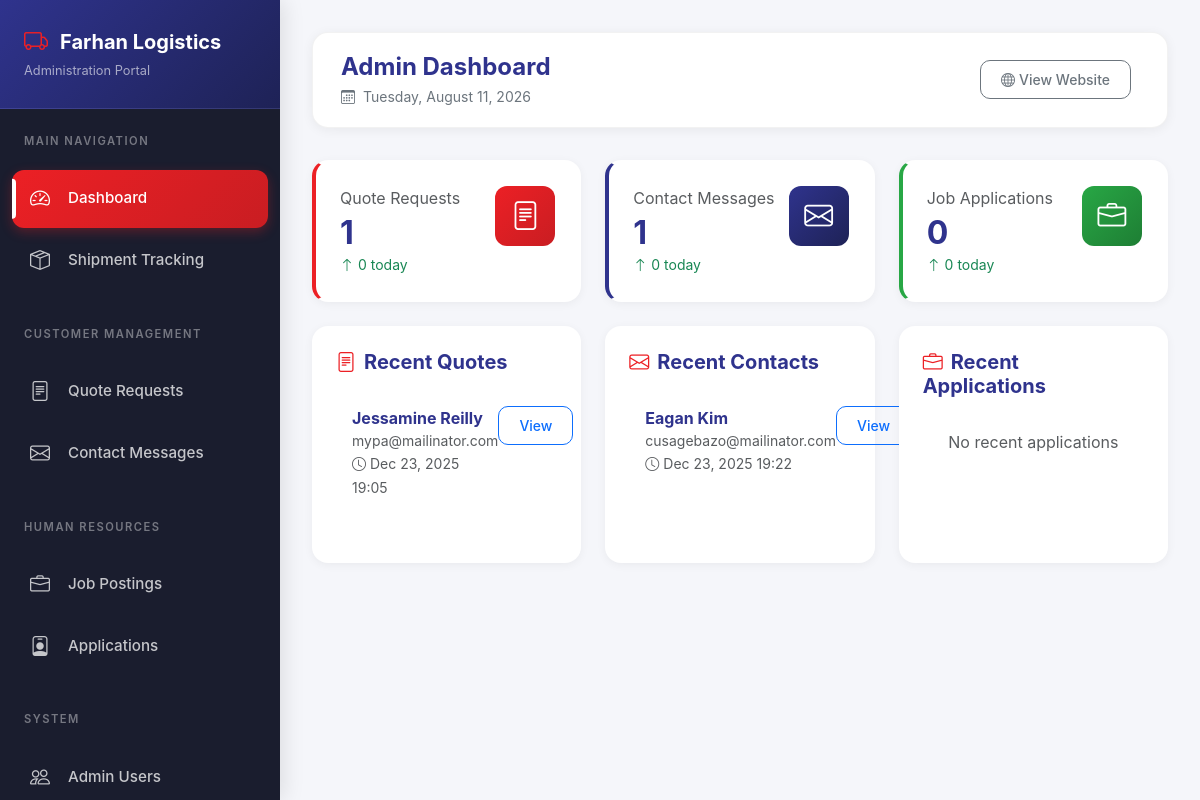
The app's page /admin/dashboard (signed in) with its own data.
### tables this page shows
CREATE TABLE `quote_requests` (
  `id` int UNSIGNED NOT NULL,
  `name` varchar(100) NOT NULL,
  `email` varchar(100) NOT NULL,
  `phone` varchar(20) NOT NULL,
  `company` varchar(100) DEFAULT NULL,
  `service_type` varchar(100) NOT NULL,
  `cargo_type` varchar(100) DEFAULT NULL,
  `origin` varchar(100) NOT NULL,
  `destination` varchar(100) NOT NULL,
  `weight` varchar(50) DEFAULT NULL,
  `dimensions` varchar(100) DEFAULT NULL,
  `shipment_date` date DEFAULT NULL,
  `additional_details` text,
  `ip_address` varchar(45) DEFAULT NULL,
  `user_agent` varchar(255) DEFAULT NULL,
  `status` enum('pending','quoted','accepted','rejected','completed') DEFAULT 'pending',
  `created_at` timestamp NULL DEFAULT CURRENT_TIMESTAMP,
  `updated_at` timestamp NULL DEFAULT CURRENT_TIMESTAMP ON UPDATE CURRENT_TIMESTAMP
);

CREATE TABLE `contact_submissions` (
  `id` int UNSIGNED NOT NULL,
  `name` varchar(100) NOT NULL,
  `email` varchar(100) NOT NULL,
  `phone` varchar(20) DEFAULT NULL,
  `company` varchar(100) DEFAULT NULL,
  `subject` varchar(200) NOT NULL,
  `message` text NOT NULL,
  `ip_address` varchar(45) DEFAULT NULL,
  `user_agent` varchar(255) DEFAULT NULL,
  `status` enum('new','read','replied','archived') DEFAULT 'new',
  `created_at` timestamp NULL DEFAULT CURRENT_TIMESTAMP,
  `updated_at` timestamp NULL DEFAULT CURRENT_TIMESTAMP ON UPDATE CURRENT_TIMESTAMP
);

### public_html/admin/dashboard.php (the view, shortened to what this page needs)
<?php
require_once dirname(__DIR__) . '/config/db.php';
$stats = [
    'quotes' => 0,
    'contacts' => 0,
    'careers' => 0,
    'today_quotes' => 0,
    'today_contacts' => 0,
    'today_careers' => 0,
];
try {
    $stmt = $pdo->query("SELECT COUNT(*) FROM quote_requests");
    $stats['quotes'] = $stmt->fetchColumn();
    $stmt = $pdo->query("SELECT COUNT(*) FROM contact_submissions");
    $stats['contacts'] = $stmt->fetchColumn();
    $stmt = $pdo->query("SELECT COUNT(*) FROM career_applications");
    $stats['careers'] = $stmt->fetchColumn();
    $stmt = $pdo->query("SELECT COUNT(*) FROM quote_requests WHERE DATE(created_at) = CURDATE()");
    $stats['today_quotes'] = $stmt->fetchColumn();
    $stmt = $pdo->query("SELECT COUNT(*) FROM contact_submissions WHERE DATE(created_at) = CURDATE()");
    $stats['today_contacts'] = $stmt->fetchColumn();
    $stmt = $pdo->query("SELECT COUNT(*) FROM career_applications WHERE DATE(created_at) = CURDATE()");
    $stats['today_careers'] = $stmt->fetchColumn();
    $recent_quotes = $pdo->query("SELECT id, name, email, created_at FROM quote_requests ORDER BY created_at DESC LIMIT 5")->fetchAll();
    $recent_contacts = $pdo->query("SELECT id, name, email, created_at FROM contact_submissions ORDER BY created_at DESC LIMIT 5")->fetchAll();
    $recent_careers = $pdo->query("SELECT id, first_name, last_name, email, position, created_at FROM career_applications ORDER BY created_at DESC LIMIT 5")->fetchAll();
} catch (PDOException $e) {
    $error = "Database error: " . $e->getMessage();
}
require_once __DIR__ . '/includes/header.php';
?>
<div class="row g-4 mb-4">
            <div class="col-lg-4 col-md-6">
                <div class="stat-card red">
                    <div class="d-flex justify-content-between align-items-start">
                        <div>
                            <p class="text-muted mb-1">Quote Requests</p>
                            <h2 class="mb-0" style="color: var(--primary-navy); font-weight: 700;"><?php echo $stats['quotes']; ?></h2>
                            <small class="text-success"><i class="bi bi-arrow-up"></i> <?php echo $stats['today_quotes']; ?> today</small>
                        </div>
                        <div class="stat-icon" style="background: linear-gradient(135deg, var(--primary-red), #c91d22);">
                            <i class="bi bi-file-text"></i>
                        </div>
                    </div>
                </div>
            </div>
            <div class="col-lg-4 col-md-6">
                <div class="stat-card navy">
                    <div class="d-flex justify-content-between align-items-start">
                        <div>
                            <p class="text-muted mb-1">Contact Messages</p>
                            <h2 class="mb-0" style="color: var(--primary-navy); font-weight: 700;"><?php echo $stats['contacts']; ?></h2>
                            <small class="text-success"><i class="bi bi-arrow-up"></i> <?php echo $stats['today_contacts']; ?> today</small>
                        </div>
                        <div class="stat-icon" style="background: linear-gradient(135deg, var(--primary-navy), #1e2256);">
                            <i class="bi bi-envelope"></i>
                        </div>
                    </div>
                </div>
            </div>
            <div class="col-lg-4 col-md-6">
                <div class="stat-card success">
                    <div class="d-flex justify-content-between align-items-start">
                        <div>
                            <p class="text-muted mb-1">Job Applications</p>
                            <h2 class="mb-0" style="color: var(--primary-navy); font-weight: 700;"><?php echo $stats['careers']; ?></h2>
                            <small class="text-success"><i class="bi bi-arrow-up"></i> <?php echo $stats['today_careers']; ?> today</small>
                        </div>
                        <div class="stat-icon" style="background: linear-gradient(135deg, #28a745, #1e7e34);">
                            <i class="bi bi-briefcase"></i>
                        </div>
                    </div>
                </div>
            </div>
        </div>
        <div class="row g-4">
            <div class="col-lg-4">
                <div class="activity-card">
                    <h5 class="mb-3" style="color: var(--primary-navy); font-weight: 700;">
                        <i class="bi bi-file-text me-2" style="color: var(--primary-red);"></i>Recent Quotes
                    </h5>
                    <?php if (!empty($recent_quotes)): ?>
                        <?php foreach ($recent_quotes as $quote): ?>
                            <div class="activity-item">
                                <div class="d-flex justify-content-between align-items-start">
                                    <div>
                                        <strong style="color: var(--primary-navy);"><?php echo htmlspecialchars($quote['name']); ?></strong>
                                        <p class="mb-0 small text-muted"><?php echo htmlspecialchars($quote['email']); ?></p>
                                        <small class="text-muted"><i class="bi bi-clock me-1"></i><?php echo date('M d, Y H:i', strtotime($quote['created_at'])); ?></small>
                                    </div>
                                    <a href="/admin/quotes?id=<?php echo $quote['id']; ?>" class="btn btn-sm btn-outline-primary">View</a>
                                </div>
                            </div>
                        <?php endforeach; ?>
                    <?php else: ?>
                        <p class="text-muted text-center py-3">No recent quotes</p>
                    <?php endif; ?>
                </div>
            </div>
            <div class="col-lg-4">
                <div class="activity-card">
                    <h5 class="mb-3" style="color: var(--primary-navy); font-weight: 700;">
                        <i class="bi bi-envelope me-2" style="color: var(--primary-red);"></i>Recent Contacts
                    </h5>
                    <?php if (!empty($recent_contacts)): ?>
                        <?php foreach ($recent_contacts as $contact): ?>
                            <div class="activity-item">
                                <div class="d-flex justify-content-between align-items-start">
                                    <div>
                                        <strong style="color: var(--primary-navy);"><?php echo htmlspecialchars($contact['name']); ?></strong>
                                        <p class="mb-0 small text-muted"><?php echo htmlspecialchars($contact['email']); ?></p>
                                        <small class="text-muted"><i class="bi bi-clock me-1"></i><?php echo date('M d, Y H:i', strtotime($contact['created_at'])); ?></small>
                                    </div>
                                    <a href="/admin/contacts?id=<?php echo $contact['id']; ?>" class="btn btn-sm btn-outline-primary">View</a>
                                </div>
                            </div>
                        <?php endforeach; ?>
                    <?php else: ?>
                        <p class="text-muted text-center py-3">No recent contacts</p>
                    <?php endif; ?>
                </div>
            </div>
            <div class="col-lg-4">
                <div class="activity-card">
                    <h5 class="mb-3" style="color: var(--primary-navy); font-weight: 700;">
                        <i class="bi bi-briefcase me-2" style="color: var(--primary-red);"></i>Recent Applications
                    </h5>
                    <?php if (!empty($recent_careers)): ?>
                        <?php foreach ($recent_careers as $career): ?>
                            <div class="activity-item">
                                <div class="d-flex justify-content-between align-items-start">
                                    <div>
                                        <strong style="color: var(--primary-navy);"><?php echo htmlspecialchars($career['first_name'] . ' ' . $career['last_name']); ?></strong>
                                        <p class="mb-0 small text-muted"><?php echo htmlspecialchars($career['position']); ?></p>
                                        <small class="text-muted"><i class="bi bi-clock me-1"></i><?php echo date('M d, Y H:i', strtotime($career['created_at'])); ?></small>
                                    </div>
                                    <a href="/admin/careers?id=<?php echo $career['id']; ?>" class="btn btn-sm btn-outline-primary">View</a>
                                </div>
                            </div>
                        <?php endforeach; ?>
                    <?php else: ?>
                        <p class="text-muted text-center py-3">No recent applications</p>
                    <?php endif; ?>
                </div>
            </div>
        </div>
    </div>
<?php require_once __DIR__ . '/includes/footer.php'; ?>

### public_html/admin/includes/header.php (style rules this page uses)
:root { --primary-navy: #2f338d; --primary-red: #ec2025; --sidebar-width: 280px; --sidebar-bg: #1a1d2e; --sidebar-hover: #252939; }
* { margin: 0; padding: 0; box-sizing: border-box; }
body { font-family: 'Inter', -apple-system, BlinkMacSystemFont, 'Segoe UI', Roboto, sans-serif; background: #f5f6fa; overflow-x: hidden; }
.btn { border-radius: 10px; padding: 0.5rem 1.25rem; font-weight: 500; transition: all 0.3s ease; }

### public_html/admin/dashboard.php (style rules this page uses)
.stat-card { background: white; border-radius: 16px; padding: 1.5rem; box-shadow: 0 2px 10px rgba(0, 0, 0, 0.05); transition: all 0.3s ease; border: 2px solid transparent; height: 100%; }
.stat-card.red { border-left: 4px solid var(--primary-red); }
.stat-card.navy { border-left: 4px solid var(--primary-navy); }
.stat-card.success { border-left: 4px solid #28a745; }
.stat-icon { width: 60px; height: 60px; border-radius: 12px; display: flex; align-items: center; justify-content: center; font-size: 1.8rem; color: white; }
.activity-card { background: white; border-radius: 16px; padding: 1.5rem; box-shadow: 0 2px 10px rgba(0, 0, 0, 0.05); margin-bottom: 1.5rem; height: 100%; }
.activity-item { padding: 1rem; border-bottom: 1px solid #e9ecef; transition: background 0.2s ease; }
.activity-item:last-child { border-bottom: none; }

### records on screen
quote_requests: name "Jessamine Reilly", email "mypa@mailinator.com", created_at "Dec 23, 2025 19:05"
contact_submissions: name "Eagan Kim", email "cusagebazo@mailinator.com", created_at "Dec 23, 2025 19:22"

### other values on screen
$pageTitle "Admin Dashboard"
$stats['quotes'] "1"
$stats['today_quotes'] "0"
$stats['contacts'] "1"
$stats['today_contacts'] "0"
$stats['careers'] "0"
$stats['today_careers'] "0"
